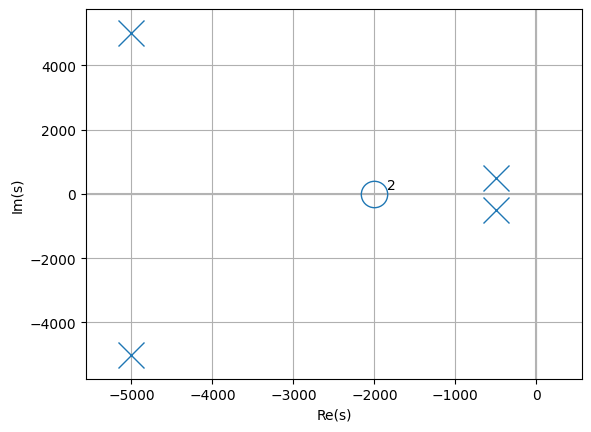

Source code (Python):
from matplotlib.pyplot import savefig
from lcapy import s

r1 = 500
i1 = 500

r2 = 5000
i2 = 5000

p1 = r1 + 1j * i1
p1c = r1 - 1j * i1

p2 = r2 + 1j * i2
p2c = r2 - 1j * i2

H = (s + 2000)**2 / (s + p1) / (s + p1c) / (s + p2) / (s + p2c)

H.plot()
savefig(__file__.replace('.py', '.png'), bbox_inches='tight')
